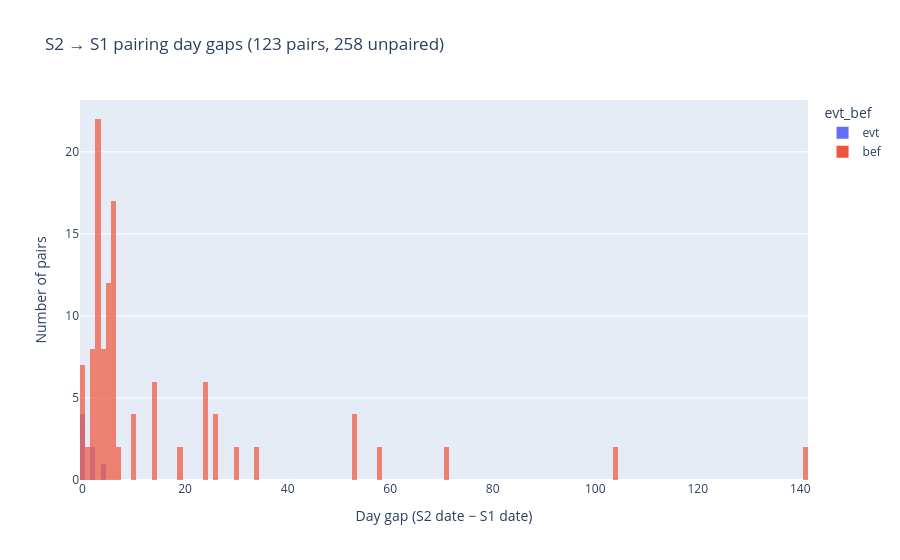

The notebook cell saved with this chart:
### Code cell
df_paired = df.dropna(subset=['day_gap']).copy()
df_paired['day_gap'] = df_paired['day_gap'].astype(int)

fig = px.histogram(
    df_paired,
    x='day_gap',
    color='evt_bef',
    nbins=int(df_paired['day_gap'].max()) + 1,
    title=f"S2 → S1 pairing day gaps ({len(df_paired)} pairs, {df['day_gap'].isna().sum()} unpaired)",
    labels={'day_gap': 'Day gap (S2 date − S1 date)', 'count': 'Number of pairs'},
    barmode='overlay',
    opacity=0.7,
)
fig.update_layout(xaxis_title='Day gap (S2 date − S1 date)', yaxis_title='Number of pairs')
fig.show()

### Figure 1 — Plotly figure (JSON) as saved in the notebook; plotly's stock layout.template omitted (floating-point values rounded to 4 significant figures)
{"data": [{"bingroup": "x", "hovertemplate": "evt_bef=evt<br>Day gap (S2 date − S1 date)=%{x}<br>count=%{y}<extra></extra>", "legendgroup": "evt", "marker": {"color": "#636efa", "opacity": 0.7, "pattern": {"shape": ""}}, "name": "evt", "nbinsx": 142, "orientation": "v", "showlegend": true, "type": "histogram", "x": [0, 0, 0, 0, 4, 2, 2], "xaxis": "x", "yaxis": "y"}, {"bingroup": "x", "hovertemplate": "evt_bef=bef<br>Day gap (S2 date − S1 date)=%{x}<br>count=%{y}<extra></extra>", "legendgroup": "bef", "marker": {"color": "#EF553B", "opacity": 0.7, "pattern": {"shape": ""}}, "name": "bef", "nbinsx": 142, "orientation": "v", "showlegend": true, "type": "histogram", "x": [6, 0, 24, 3, 4, 3, 6, 30, 71, 2, 14, 5, 3, 6, 0, 24, 3, 4, 3, 6, 30, 71, 2, 14, 5, 3, 6, 0, 24, 14, 26, 5, 53, 3, 6, 4, 2, 10, 3, 6, 0, 24, 14, 26, 5, 53, 3, 6, 4, 2, 10, 3, 6, 0, 24, 14, 26, 5, 53, 3, 6, 4, 2, 10, 3, 6, 0, 24, 14, 26, 5, 53, 3, 6, 4, 2, 10, 3, 3, 3, 6, 7, 5, 34, 3, 3, 3, 6, 7, 5, 34, 3, 0, 6, 5, 6, 2, 19, 5, 58, 3, 104, 1, 4, 141, 5, 6, 2, 19, 5, 58, 3, 104, 1, 4, 141], "xaxis": "x", "yaxis": "y"}], "layout": {"barmode": "overlay", "legend": {"title": {"text": "evt_bef"}, "tracegroupgap": 0}, "title": {"text": "S2 → S1 pairing day gaps (123 pairs, 258 unpaired)"}, "xaxis": {"anchor": "y", "domain": [0, 1], "title": {"text": "Day gap (S2 date − S1 date)"}}, "yaxis": {"anchor": "x", "domain": [0, 1], "title": {"text": "Number of pairs"}}}}
